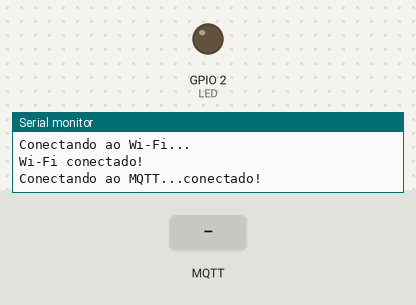
The sketch below on a simulated ESP32. Shown: output pins drawn as LEDs (lit = HIGH), the last lines printed to the serial monitor. The test bench sets the inputs (shaded band). WiFi joins after 1.5 s; servers stay silent unless stated; random numbers use the default seed unless the sketch sets one; no MQTT or app messages arrive unless stated.

Above: at 3.2 s.
3.3 s: MQTT message "ON" arrives on the first subscribed topic
At 4.6 s:
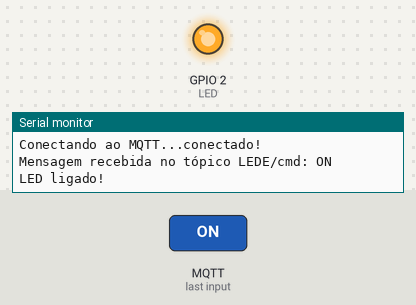
4.9 s: MQTT message "OFF" arrives on the first subscribed topic
At 6.1 s:
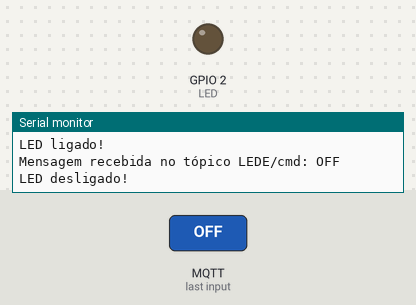
Timing chart, 0 to 7.9 s (numbered marks = the images above; inputs shaded):
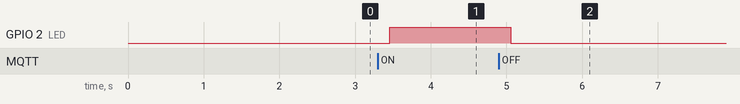

Measured:
- after the input at 3.3 s, GPIO 2 (LED): LOW → HIGH after 0.16 s
- after the input at 4.9 s, GPIO 2 (LED): HIGH → LOW after 0.16 s

The sketch:

ESP01_.ino
```cpp
#include <WiFi.h>
#include <PubSubClient.h>

// =====================
// Credenciais Wi-Fi
// =====================
const char* ssid = "Wokwi-GUEST";   // substitua pela rede real no ESP físico
const char* password = ""; // senha da rede wifi local com acesso a internet

// =====================
// Configuração MQTT
// =====================
const char* mqttServer = "broker.hivemq.com";
//const char* mqttServer = "test.mosquitto.org"; // broker público TCP
const int mqttPort = 1883;                      // porta MQTT padrão
const char* mqttUser = "";//"meuUsuario";           // mesmo que no HTML
const char* mqttPassword = "";//"minhaSenha123";    // mesmo que no HTML

// =====================
// Tópicos MQTT
// =====================
const char* topicCmd   = "LEDE/cmd";
const char* topicState = "LEDE/state";
const char* topicLED = "LEDE";  // mesmo que no HTML

// =====================
// Pinos e variáveis
// =====================
#define LED 2      // LED embutido
int ValueToSend = 0;

// =====================
// Objetos MQTT e WiFi
// =====================
WiFiClient espClient;
PubSubClient client(espClient);

// =====================
// Função de callback MQTT
// =====================
void callback(char* topic, byte* payload, unsigned int length) {
  String msg = "";
  for (unsigned int i = 0; i < length; i++) {
    msg += (char)payload[i];
  }

  Serial.print("Mensagem recebida no tópico ");
  Serial.print(topic);
  Serial.print(": ");
  Serial.println(msg);

  // Comando LED
  if (String(topic) == topicCmd) {
    if (msg == "ON") {
      digitalWrite(LED, HIGH);
      Serial.println("LED ligado!");
      client.publish(topicState, "ON", true); // retain
    } else if (msg == "OFF") {
      digitalWrite(LED, LOW);
      Serial.println("LED desligado!");
      client.publish(topicState, "OFF", true);
    }
  }
}

// =====================
// Reconectar MQTT
// =====================
void reconnectMQTT() {
  String clientId = "ESP32Client_" + String(random(0xffff), HEX);

  while (!client.connected()) {
    Serial.print("Conectando ao MQTT...");
    if (client.connect(clientId.c_str(), mqttUser, mqttPassword)) {
      Serial.println("conectado!");
      client.subscribe(topicCmd); // assina tópico LED
    } else {
      Serial.print("Falhou, rc=");
      Serial.print(client.state());
      Serial.println(" tentando de novo em 2s");
      delay(2000);
    }
  }
}

// =====================
// Reconectar Wi-Fi
// =====================
void reconnectWiFi() {
  while (WiFi.status() != WL_CONNECTED) {
    Serial.println("Reconectando Wi-Fi...");
    WiFi.disconnect();
    WiFi.begin(ssid, password);
    delay(2000);
  }
  Serial.println("Wi-Fi reconectado!");
}

// =====================
// Setup
// =====================
void setup() {
  Serial.begin(115200);
  pinMode(LED, OUTPUT);
  digitalWrite(LED, LOW);


  // Conectar Wi-Fi
  WiFi.begin(ssid, password);
  while (WiFi.status() != WL_CONNECTED) {
    delay(1000);
    Serial.println("Conectando ao Wi-Fi...");
  }
  Serial.println("Wi-Fi conectado!");

  // Configurar MQTT
  client.setServer(mqttServer, mqttPort);
  client.setCallback(callback);
}

// =====================
// Loop principal
// =====================
void loop() {
  // Reconectar Wi-Fi se cair
  if (WiFi.status() != WL_CONNECTED) {
    reconnectWiFi();
  }

  // Reconectar MQTT se cair
  if (!client.connected()) {
    reconnectMQTT();
  }

  client.loop();

  delay(200); // intervalo de envio
}
```
